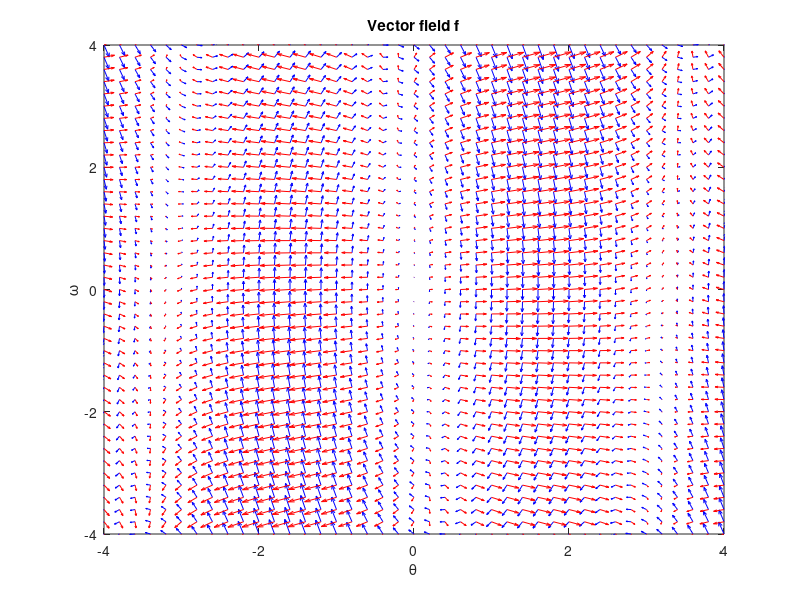
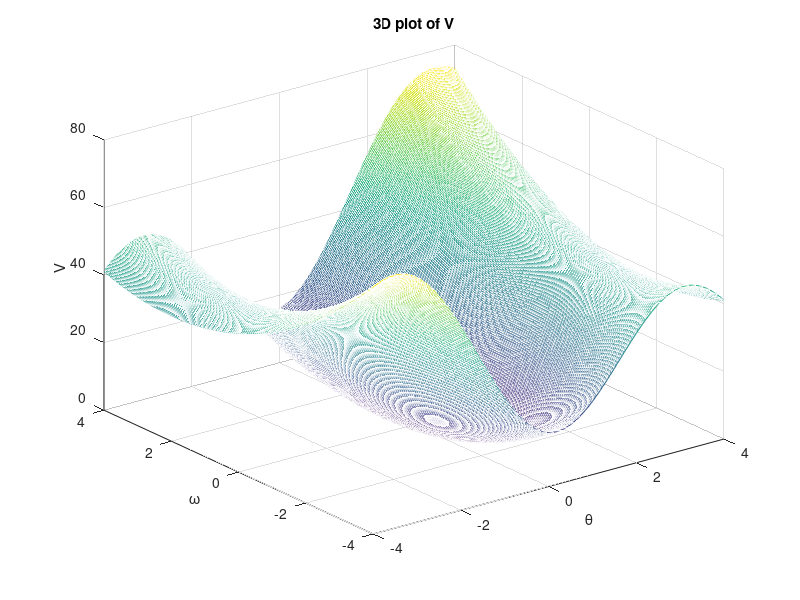

The MATLAB source for these figures, in order:
%% Assessment 2-1
clc;
clear;
theta = -4:0.2:4;
omega = -4:0.2:4;
[Theta, Omega] = meshgrid(theta, omega); % [X,Y] = meshgrid(x,y);
f_1 = Omega; % motion eqution
f_2 = -10/1*sin(Theta) - Omega; % motion eqution
figure(3);
quiver(Theta, Omega, f_1, f_2, 'color','b'); % quiver(X,Y,U,V)\
xlabel('θ');
ylabel('ω');
title('Vector field f');
xlim([-4,4]);
ylim([-4,4]);
hold on;

% new Lyapunov function
gradient_V_theta = Omega + Theta + 10*2*sin(Theta);
gradient_V_omega = 2*Omega + Theta;
quiver(Theta, Omega, gradient_V_theta, gradient_V_omega, 'color', 'r');
hold off
% 
%% Assessment 2-2
figure(4);
theta = -4:0.02:4;
omega = -4:0.02:4;
[Theta, Omega] = meshgrid(theta, omega); % [X,Y] = meshgrid(x,y);
V = 0.5*Omega.^2 + 0.5*(Omega + Theta).^2 + 10*2*(1 - cos(Theta));
mesh(Theta, Omega, V); % mesh(X,Y,Z)
xlabel('θ');
ylabel('ω');
zlabel('V');
title('3D plot of V');
xlim([-4,4]);
ylim([-4,4]);
